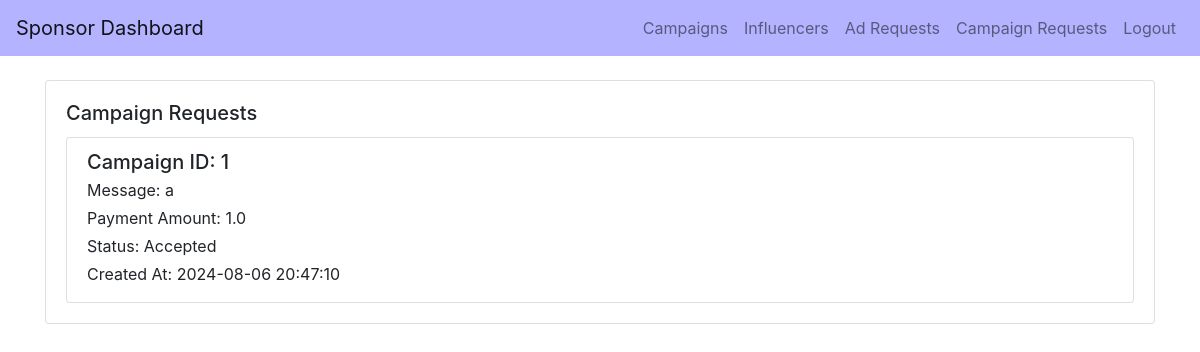
Screenshot of /sponsor_campaign_requests/google_admin with the database file from the repository.
### backend/models.py (models this page shows)
class CampaignRequest(db.Model):
    __tablename__ = 'campaign_request'
    id = db.Column(db.Integer, primary_key=True)
    campaign_id = db.Column(db.Integer, db.ForeignKey('campaign.id'), nullable=False)
    influencer_id = db.Column(db.Integer, db.ForeignKey('user.id'), nullable=False)
    sponsor_id = db.Column(db.Integer, db.ForeignKey('sponsor.id'), nullable=False)  # Added this field
    messages = db.Column(db.Text, nullable=True)
    payment_amount = db.Column(db.Float, nullable=False)  # Added this field
    status = db.Column(db.String(10), nullable=False)  # Pending, Accepted, Rejected
    complete = db.Column(db.Boolean, default=False, nullable=False)
    complete_confirmed = db.Column(db.Boolean, default=False, nullable=False)
    payment = db.Column(db.Boolean, default=False, nullable=False)
    created_at = db.Column(db.DateTime, default=db.func.current_timestamp(), nullable=False)
    campaign = db.relationship('Campaign', backref='campaign_requests_campaign', lazy=True)
    influencer = db.relationship('User', backref='campaign_requests', foreign_keys=[influencer_id])
    sponsor = db.relationship('Sponsor', backref='campaign_requests_sponsor', foreign_keys=[sponsor_id])

### backend/controller.py (the view)
@app.route('/sponsor_campaign_requests/<username>', methods=['GET'])
def sponsor_campaign_requests(username):
    usr = User.query.filter_by(username=username).first()
    if usr and usr.role == 'sponsor':
        sponsor = Sponsor.query.filter_by(user_id=usr.id).first()
        if sponsor:
            campaign_requests = CampaignRequest.query.filter_by(sponsor_id=sponsor.id).all()
            return render_template("sponsor_campaign_requests.html",
                                    username=usr.username,
                                    name=sponsor.name,
                                    email=sponsor.email,
                                    company=sponsor.company,
                                    industry=sponsor.industry,
                                    campaign_requests=campaign_requests)
    return redirect(url_for('index'))

### templates/sponsor_campaign_requests.html (shortened to what this page needs)
<!DOCTYPE html>
<html lang="en">
<head>
    <link href="https://stackpath.bootstrapcdn.com/bootstrap/4.5.2/css/bootstrap.min.css" rel="stylesheet">
</head>
<body>
<nav class="navbar navbar-expand-lg navbar-light" style="background-color: #b3b3ff;">
    <a class="navbar-brand" href="/sponsor_dashboard/{{ username }}">Sponsor Dashboard</a>
    <div class="collapse navbar-collapse">
        <ul class="navbar-nav ml-auto">
            <li class="nav-item">
                <a class="nav-link" href="/sponsor_campaigns/{{ username }}">Campaigns</a>
            </li>
            <li class="nav-item">
                <a class="nav-link" href="/sponsor_influencers/{{ username }}">Influencers</a>
            </li>
            <li class="nav-item">
                <a class="nav-link" href="/sponsor_ad_requests/{{ username }}">Ad Requests</a>
            </li>
            <li class="nav-item">
                <a class="nav-link" href="/sponsor_campaign_requests/{{ username }}">Campaign Requests</a>
            </li>
            <li class="nav-item">
                <a class="nav-link" href="{{ url_for('logout') }}">Logout</a>
            </li>
        </ul>
    </div>
</nav>
<div class="container mt-4">
    <div class="row">
        <div class="col-md-12">
            <div class="card mb-4">
                <div class="card-body">
                    <h5 class="card-title">Campaign Requests</h5>
                    <div class="list-group">
                        {% if campaign_requests %}
                            {% for request in campaign_requests %}
                                <div class="list-group-item">
                                    <h5 class="mb-1">Campaign ID: {{ request.campaign_id }}</h5>
                                    <p class="mb-1">Message: {{ request.messages }}</p>
                                    <p class="mb-1">Payment Amount: {{ request.payment_amount }}</p>
                                    <p class="mb-1">Status: {{ request.status }}</p>
                                    <p class="mb-1">Created At: {{ request.created_at }}</p>
                                </div>
                            {% endfor %}
                        {% else %}
                            <p>No campaign requests found.</p>
                        {% endif %}
                    </div>
                </div>
            </div>
        </div>
    </div>
</div>
</body>
</html>

### rows the page displays
CampaignRequest: campaign_id "1", messages "a", payment_amount "1.0", status "Accepted", created_at "2024-08-06 20:47:10"
